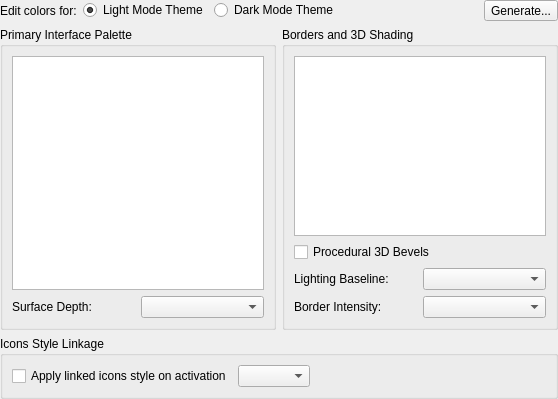
<?xml version="1.0" encoding="UTF-8"?>
<ui version="4.0">
 <class>LC_SettingsPageSkinPalette</class>
 <widget class="QWidget" name="LC_SettingsPageSkinPalette">
  <property name="geometry">
   <rect>
    <x>0</x>
    <y>0</y>
    <width>558</width>
    <height>399</height>
   </rect>
  </property>
  <layout class="QGridLayout" name="gridLayout_main">
   <property name="leftMargin">
    <number>0</number>
   </property>
   <property name="topMargin">
    <number>0</number>
   </property>
   <property name="rightMargin">
    <number>0</number>
   </property>
   <property name="bottomMargin">
    <number>0</number>
   </property>
   <property name="spacing">
    <number>6</number>
   </property>
   <item row="0" column="0" colspan="2">
    <widget class="QWidget" name="variantContainer" native="true">
     <layout class="QHBoxLayout" name="horizontalLayout_variant">
      <property name="leftMargin">
       <number>0</number>
      </property>
      <property name="topMargin">
       <number>0</number>
      </property>
      <property name="rightMargin">
       <number>0</number>
      </property>
      <property name="bottomMargin">
       <number>0</number>
      </property>
      <item>
       <widget class="QLabel" name="lblVariants">
        <property name="text">
         <string>Edit colors for:</string>
        </property>
       </widget>
      </item>
      <item>
       <widget class="QRadioButton" name="rbLightMode">
        <property name="toolTip">
         <string>Configure palette colors for Light Mode theme.</string>
        </property>
        <property name="text">
         <string>Light Mode Theme</string>
        </property>
        <property name="checked">
         <bool>true</bool>
        </property>
       </widget>
      </item>
      <item>
       <widget class="QRadioButton" name="rbDarkMode">
        <property name="toolTip">
         <string>Configure palette colors for Dark Mode theme.</string>
        </property>
        <property name="text">
         <string>Dark Mode Theme</string>
        </property>
       </widget>
      </item>
      <item>
       <spacer name="variantSpacer">
        <property name="orientation">
         <enum>Qt::Orientation::Horizontal</enum>
        </property>
        <property name="sizeHint" stdset="0">
         <size>
          <width>40</width>
          <height>20</height>
         </size>
        </property>
       </spacer>
      </item>
      <item>
       <widget class="QToolButton" name="btnGenerate">
        <property name="toolTip">
         <string>Automatically generate harmonized or high-contrast color palettes from selected base colors.</string>
        </property>
        <property name="text">
         <string>Generate...</string>
        </property>
        <property name="icon">
         <iconset>
          <normaloff>:/icons/new.lci</normaloff>:/icons/new.lci</iconset>
        </property>
        <property name="toolButtonStyle">
         <enum>Qt::ToolButtonStyle::ToolButtonTextBesideIcon</enum>
        </property>
       </widget>
      </item>
     </layout>
    </widget>
   </item>
   <item row="1" column="0">
    <widget class="QGroupBox" name="gbInterface">
     <property name="title">
      <string>Primary Interface Palette</string>
     </property>
     <layout class="QGridLayout" name="gridLayout_interface">
      <item row="0" column="0" colspan="2">
       <widget class="QTableWidget" name="tableInterface"/>
      </item>
      <item row="1" column="0">
       <widget class="QLabel" name="lblContrastPolicy">
        <property name="toolTip">
         <string>Alters background panel surfaces to programmatically establish visual layer depth.</string>
        </property>
        <property name="text">
         <string>Surface Depth:</string>
        </property>
       </widget>
      </item>
      <item row="1" column="1">
       <widget class="QComboBox" name="cbContrastPolicy">
        <property name="toolTip">
         <string>Select how container surfaces are elevated or recessed relative to buttons.</string>
        </property>
        <property name="sizeAdjustPolicy">
         <enum>QComboBox::SizeAdjustPolicy::AdjustToContents</enum>
        </property>
       </widget>
      </item>
     </layout>
    </widget>
   </item>
   <item row="1" column="1">
    <widget class="QGroupBox" name="gbBevels">
     <property name="title">
      <string>Borders and 3D Shading</string>
     </property>
     <layout class="QGridLayout" name="gridLayout_bevels">
      <item row="0" column="0" colspan="2">
       <widget class="QTableWidget" name="tableBevel"/>
      </item>
      <item row="1" column="0" colspan="2">
       <widget class="QCheckBox" name="chkAutoCalc3D">
        <property name="toolTip">
         <string>Automatically calculates Light, Midlight, Dark, and Shadow colors relative to the baseline seed.</string>
        </property>
        <property name="text">
         <string>Procedural 3D Bevels</string>
        </property>
       </widget>
      </item>
      <item row="2" column="0">
       <widget class="QLabel" name="lblBevelSeed">
        <property name="toolTip">
         <string>Choose which base color role is used to calculate 3D highlights and shadows.</string>
        </property>
        <property name="text">
         <string>Lighting Baseline:</string>
        </property>
       </widget>
      </item>
      <item row="2" column="1">
       <widget class="QComboBox" name="cbBevelSeed">
        <property name="toolTip">
         <string>Select the base role used for procedural lighting calculations.</string>
        </property>
        <property name="sizeAdjustPolicy">
         <enum>QComboBox::SizeAdjustPolicy::AdjustToContents</enum>
        </property>
       </widget>
      </item>
      <item row="3" column="0">
       <widget class="QLabel" name="lblContrastWeight">
        <property name="toolTip">
         <string>Scales the calculated brightness difference for all 3D bevels and shadow edges.</string>
        </property>
        <property name="text">
         <string>Border Intensity:</string>
        </property>
       </widget>
      </item>
      <item row="3" column="1">
       <widget class="QComboBox" name="cbContrastWeight">
        <property name="toolTip">
         <string>Set intensity multiplier for procedural bevels and borders.</string>
        </property>
        <property name="sizeAdjustPolicy">
         <enum>QComboBox::SizeAdjustPolicy::AdjustToContents</enum>
        </property>
       </widget>
      </item>
     </layout>
    </widget>
   </item>
   <item row="2" column="0" colspan="2">
    <widget class="QGroupBox" name="gbIconsLink">
     <property name="title">
      <string>Icons Style Linkage</string>
     </property>
     <layout class="QHBoxLayout" name="horizontalLayout_iconsLink">
      <item>
       <widget class="QCheckBox" name="chkUseThemeIcons">
        <property name="toolTip">
         <string>If checked, applying this skin will automatically load and apply its linked custom icon colors style globally.</string>
        </property>
        <property name="text">
         <string>Apply linked icons style on activation</string>
        </property>
       </widget>
      </item>
      <item>
       <widget class="QComboBox" name="cbLinkedIconStyle">
        <property name="toolTip">
         <string>Select which custom saved icon color style should be bound to this skin.</string>
        </property>
        <property name="sizeAdjustPolicy">
         <enum>QComboBox::SizeAdjustPolicy::AdjustToContents</enum>
        </property>
       </widget>
      </item>
      <item>
       <spacer name="iconsSpacer">
        <property name="orientation">
         <enum>Qt::Orientation::Horizontal</enum>
        </property>
        <property name="sizeHint" stdset="0">
         <size>
          <width>40</width>
          <height>20</height>
         </size>
        </property>
       </spacer>
      </item>
     </layout>
    </widget>
   </item>
  </layout>
 </widget>
 <resources>
  <include location="../../../../../res/icons/icons.qrc"/>
 </resources>
 <connections/>
</ui>
